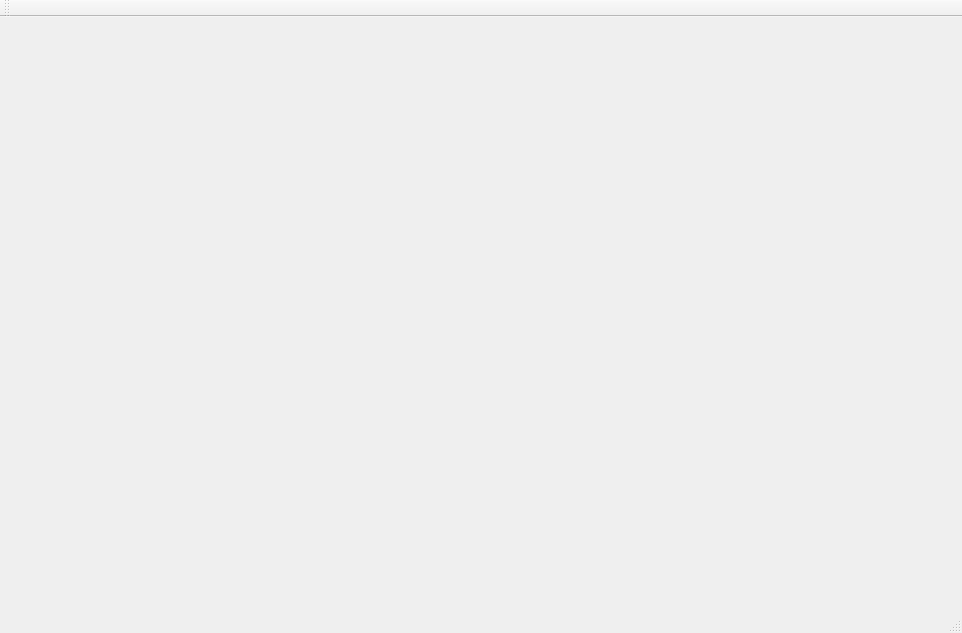
<?xml version="1.0" encoding="UTF-8"?>
<ui version="4.0">
 <class>MainWindow</class>
 <widget class="QMainWindow" name="MainWindow">
  <property name="geometry">
   <rect>
    <x>0</x>
    <y>0</y>
    <width>962</width>
    <height>633</height>
   </rect>
  </property>
  <property name="windowTitle">
   <string>MainWindow</string>
  </property>
  <widget class="QWidget" name="centralWidget">
   <widget class="QCustomPlot" name="custom" native="true">
    <property name="enabled">
     <bool>true</bool>
    </property>
    <property name="geometry">
     <rect>
      <x>0</x>
      <y>0</y>
      <width>961</width>
      <height>561</height>
     </rect>
    </property>
   </widget>
  </widget>
  <widget class="QMenuBar" name="menuBar">
   <property name="geometry">
    <rect>
     <x>0</x>
     <y>0</y>
     <width>962</width>
     <height>26</height>
    </rect>
   </property>
  </widget>
  <widget class="QToolBar" name="mainToolBar">
   <attribute name="toolBarArea">
    <enum>TopToolBarArea</enum>
   </attribute>
   <attribute name="toolBarBreak">
    <bool>false</bool>
   </attribute>
  </widget>
  <widget class="QStatusBar" name="statusBar"/>
 </widget>
 <layoutdefault spacing="6" margin="11"/>
 <customwidgets>
  <customwidget>
   <class>QCustomPlot</class>
   <extends>QWidget</extends>
   <header>qcustomplot.h</header>
   <container>1</container>
  </customwidget>
 </customwidgets>
 <resources/>
 <connections/>
</ui>
